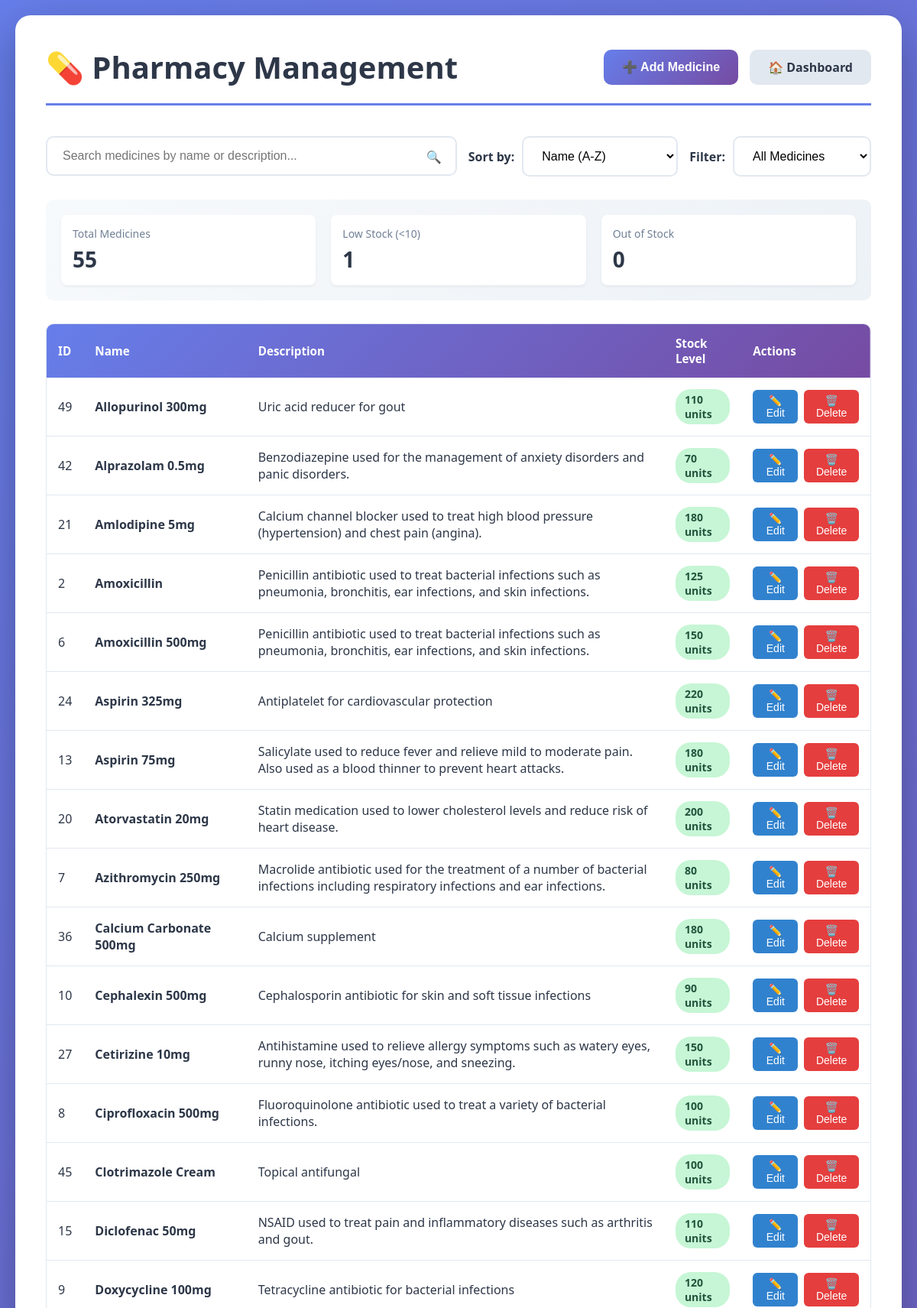
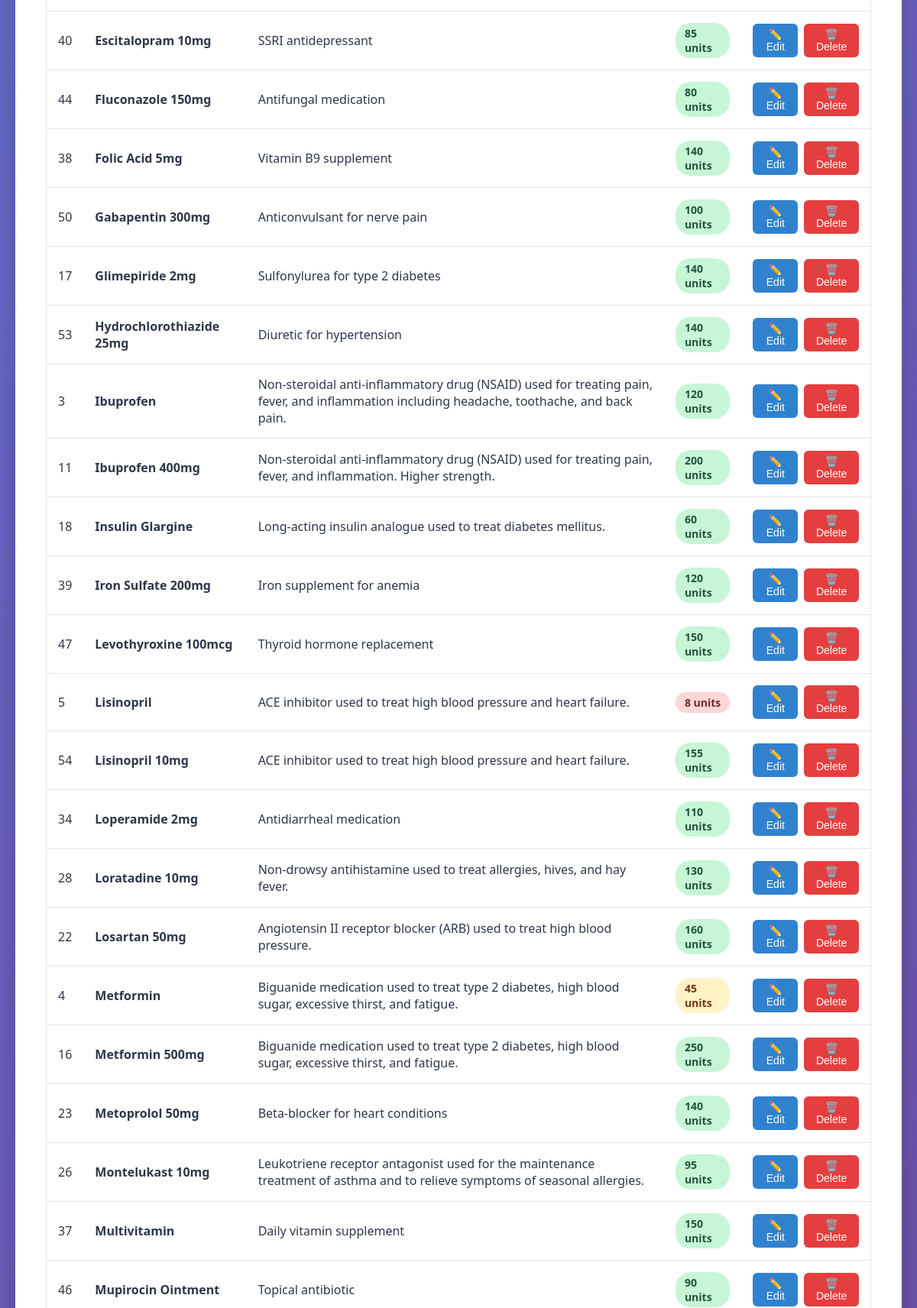
Screenshot of /pharmacy (upper part) with the database file from the repository (2 pictures, top to bottom).
### tables this page shows
CREATE TABLE medicines (
                    id INTEGER PRIMARY KEY AUTOINCREMENT,
                    name TEXT UNIQUE NOT NULL,
                    description TEXT,
                    stock_level INTEGER NOT NULL DEFAULT 0,
                    prescription_frequency INTEGER NOT NULL DEFAULT 0
                );

### app.py (the view)
@app.route('/pharmacy')
def pharmacy_management():
    logger.info("Loading pharmacy management page")
    db = get_db()
    medicines = db.get_all_medicines()
    logger.info(f"Retrieved {len(medicines)} medicines")
    return render_template('pharmacy.html', medicines=medicines)

### app.py (called while the page is built)
def get_db():
    return MedicineDatabase('pharmacy.db')

### modules/database_module.py (called while the page is built)
    def _create_tables(self):
        try:
            cursor = self.connection.cursor()
            cursor.execute('''
                CREATE TABLE IF NOT EXISTS medicines (
                    id INTEGER PRIMARY KEY AUTOINCREMENT,
                    name TEXT UNIQUE NOT NULL,
                    description TEXT,
                    stock_level INTEGER NOT NULL DEFAULT 0,
                    prescription_frequency INTEGER NOT NULL DEFAULT 0
                )
            ''')
            self.connection.commit()
            logger.info("✓ Medicines table ready")
        except sqlite3.Error as e:
            logger.error(f"Error creating tables: {e}")
            raise

    def _create_patients_table(self):
        try:
            cursor = self.connection.cursor()
            cursor.execute('''
                CREATE TABLE IF NOT EXISTS patients (
                    patient_id TEXT PRIMARY KEY,
                    full_name TEXT NOT NULL,
                    date_of_birth TEXT,
                    contact_info TEXT,
                    gender TEXT,
                    insurance_info TEXT,
                    ehr_data TEXT NOT NULL DEFAULT '{}'
                )
            ''')
            self.connection.commit()
            logger.info("✓ Patients table ready")
            self._add_missing_patient_columns()
        except sqlite3.Error as e:
            logger.error(f"Error creating patients table: {e}")
            raise

    def _add_missing_patient_columns(self):
        try:
            cursor = self.connection.cursor()
            cursor.execute("PRAGMA table_info(patients)")
            columns = [column[1] for column in cursor.fetchall()]
            if 'gender' not in columns:
                cursor.execute('ALTER TABLE patients ADD COLUMN gender TEXT')
                logger.info("✓ Added 'gender' column to patients table")
            if 'insurance_info' not in columns:
                cursor.execute('ALTER TABLE patients ADD COLUMN insurance_info TEXT')
                logger.info("✓ Added 'insurance_info' column to patients table")
            self.connection.commit()
        except sqlite3.Error as e:
            logger.error(f"Error adding missing columns: {e}")

### templates/pharmacy.html (shortened to what this page needs)
<!DOCTYPE html>
<html lang="en">
<head>
</head>
<body>
    <div class="container">
        <div class="header">
            <h1>💊 Pharmacy Management</h1>
            <div class="button-group">
                <button class="btn btn-primary" onclick="openAddModal()">➕ Add Medicine</button>
                <a href="/" class="btn btn-secondary">🏠 Dashboard</a>
            </div>
        </div>
        <div class="search-filter-bar">
            <div class="search-bar">
                <input type="text" id="searchInput" class="search-input" placeholder="Search medicines by name or description...">
                <span class="search-icon">🔍</span>
            </div>
            <div class="filter-group">
                <label class="filter-label">Sort by:</label>
                <select id="sortSelect" class="filter-select">
                    <option value="name-asc">Name (A-Z)</option>
                </select>
            </div>
            <div class="filter-group">
                <label class="filter-label">Filter:</label>
                <select id="filterSelect" class="filter-select">
                    <option value="all">All Medicines</option>
                </select>
            </div>
        </div>
        <div class="stats-bar">
            <div class="stat-card">
                <div class="stat-label">Total Medicines</div>
                <div class="stat-value" id="totalMedicines">{{ medicines|length }}</div>
            </div>
            <div class="stat-card">
                <div class="stat-label">Low Stock (<10)</div>
                <div class="stat-value" id="lowStock">
                    {{ medicines|selectattr('stock_level', 'lt', 10)|list|length }}
                </div>
            </div>
            <div class="stat-card">
                <div class="stat-label">Out of Stock</div>
                <div class="stat-value" id="outOfStock">
                    {{ medicines|selectattr('stock_level', 'eq', 0)|list|length }}
                </div>
            </div>
        </div>
        <div class="table-container">
            <table id="medicinesTable">
                <thead>
                    <tr>
                        <th>ID</th>
                        <th>Name</th>
                        <th>Description</th>
                        <th>Stock Level</th>
                        <th>Actions</th>
                    </tr>
                </thead>
                <tbody id="medicinesTableBody">
                    {% if medicines %}
                        {% for medicine in medicines %}
                        <tr data-medicine-id="{{ medicine.id }}">
                            <td>{{ medicine.id }}</td>
                            <td><strong>{{ medicine.name }}</strong></td>
                            <td>{{ medicine.description }}</td>
                            <td>
                                {% if medicine.stock_level == 0 %}
                                    <span class="stock-badge stock-low">Out of Stock</span>
                                {% elif medicine.stock_level < 10 %}
                                    <span class="stock-badge stock-low">{{ medicine.stock_level }} units</span>
                                {% elif medicine.stock_level < 50 %}
                                    <span class="stock-badge stock-medium">{{ medicine.stock_level }} units</span>
                                {% else %}
                                    <span class="stock-badge stock-high">{{ medicine.stock_level }} units</span>
                                {% endif %}
                            </td>
                            <td>
                                <div class="action-buttons">
                                    <button class="btn-small btn-edit" onclick='openEditModal({{ medicine|tojson }})'>✏️ Edit</button>
                                    <button class="btn-small btn-delete" onclick='deleteMedicine({{ medicine.id }}, "{{ medicine.name }}")'>🗑️ Delete</button>
                                </div>
                            </td>
                        </tr>
                        {% endfor %}
                    {% endif %}
                </tbody>
            </table>
        </div>
    </div>
</body>
</html>

### templates/pharmacy.html (style rules this page uses)
* { margin: 0; padding: 0; box-sizing: border-box; }
body { font-family: 'Segoe UI', Tahoma, Geneva, Verdana, sans-serif; background: linear-gradient(135deg, #667eea 0%, #764ba2 100%); min-height: 100vh; padding: 20px; }
.container { max-width: 1400px; margin: 0 auto; background: white; border-radius: 20px; box-shadow: 0 20px 60px rgba(0, 0, 0, 0.3); padding: 40px; }
.header { display: flex; justify-content: space-between; align-items: center; margin-bottom: 40px; padding-bottom: 20px; border-bottom: 3px solid #667eea; }
h1 { color: #2d3748; font-size: 2.5rem; display: flex; align-items: center; gap: 15px; }
.button-group { display: flex; gap: 15px; }
.btn { padding: 12px 24px; border: none; border-radius: 10px; font-size: 1rem; font-weight: 600; cursor: pointer; transition: all 0.3s ease; text-decoration: none; display: inline-flex; align-items: center; gap: 8px; }
.btn-primary { background: linear-gradient(135deg, #667eea 0%, #764ba2 100%); color: white; }
.btn-secondary { background: #e2e8f0; color: #2d3748; }
.search-filter-bar { margin-bottom: 30px; display: flex; gap: 15px; flex-wrap: wrap; }
.search-bar { flex: 1; min-width: 300px; position: relative; }
.search-input { width: 100%; padding: 15px 50px 15px 20px; font-size: 1rem; border: 2px solid #e2e8f0; border-radius: 10px; transition: all 0.3s ease; }
.search-icon { position: absolute; right: 20px; top: 50%; transform: translateY(-50%); color: #a0aec0; }
.filter-group { display: flex; gap: 10px; align-items: center; }
.filter-select { padding: 15px 20px; font-size: 1rem; border: 2px solid #e2e8f0; border-radius: 10px; background: white; cursor: pointer; transition: all 0.3s ease; min-width: 180px; }
.filter-label { font-weight: 600; color: #2d3748; white-space: nowrap; }
.stats-bar { display: flex; gap: 20px; margin-bottom: 30px; padding: 20px; background: linear-gradient(135deg, #f7fafc 0%, #edf2f7 100%); border-radius: 10px; }
.stat-card { flex: 1; padding: 15px; background: white; border-radius: 8px; box-shadow: 0 2px 4px rgba(0, 0, 0, 0.05); }
.stat-label { font-size: 0.875rem; color: #718096; margin-bottom: 5px; }
.stat-value { font-size: 1.75rem; font-weight: 700; color: #2d3748; }
.table-container { overflow-x: auto; border-radius: 10px; border: 1px solid #e2e8f0; }
table { width: 100%; border-collapse: collapse; }
thead { background: linear-gradient(135deg, #667eea 0%, #764ba2 100%); color: white; }
th { padding: 15px; text-align: left; font-weight: 600; font-size: 0.95rem; }
tbody tr { border-bottom: 1px solid #e2e8f0; transition: background 0.2s ease; }
td { padding: 15px; color: #2d3748; }
.stock-badge { display: inline-block; padding: 4px 12px; border-radius: 20px; font-size: 0.875rem; font-weight: 600; }
.stock-high { background: #c6f6d5; color: #22543d; }
.stock-medium { background: #fef3c7; color: #78350f; }
.stock-low { background: #fed7d7; color: #742a2a; }
.action-buttons { display: flex; gap: 8px; }
.btn-small { padding: 6px 12px; font-size: 0.875rem; border-radius: 6px; border: none; cursor: pointer; transition: all 0.2s ease; }
.btn-edit { background: #3182ce; color: white; }
.btn-delete { background: #e53e3e; color: white; }

### rows the page displays
medicines: id "49", name "Allopurinol 300mg", description "Uric acid reducer for gout", stock_level "110"
medicines: id "42", name "Alprazolam 0.5mg", description "Benzodiazepine used for the management of anxiety disorders and panic disorders.", stock_level "70"
medicines: id "21", name "Amlodipine 5mg", description "Calcium channel blocker used to treat high blood pressure (hypertension) and chest pain (angina).", stock_level "180"
medicines: id "2", name "Amoxicillin", description "Penicillin antibiotic used to treat bacterial infections such as pneumonia, bronchitis, ear infections, and skin infections.", stock_level "125"
medicines: id "6", name "Amoxicillin 500mg", description "Penicillin antibiotic used to treat bacterial infections such as pneumonia, bronchitis, ear infections, and skin infections.", stock_level "150"
medicines: id "24", name "Aspirin 325mg", description "Antiplatelet for cardiovascular protection", stock_level "220"
medicines: id "13", name "Aspirin 75mg", description "Salicylate used to reduce fever and relieve mild to moderate pain. Also used as a blood thinner to prevent heart attacks.", stock_level "180"
medicines: id "20", name "Atorvastatin 20mg", description "Statin medication used to lower cholesterol levels and reduce risk of heart disease.", stock_level "200"
medicines: id "7", name "Azithromycin 250mg", description "Macrolide antibiotic used for the treatment of a number of bacterial infections including respiratory infections and ear infections.", stock_level "80"
medicines: id "36", name "Calcium Carbonate 500mg", description "Calcium supplement", stock_level "180"
medicines: id "10", name "Cephalexin 500mg", description "Cephalosporin antibiotic for skin and soft tissue infections", stock_level "90"
medicines: id "27", name "Cetirizine 10mg", description "Antihistamine used to relieve allergy symptoms such as watery eyes, runny nose, itching eyes/nose, and sneezing.", stock_level "150"
medicines: id "8", name "Ciprofloxacin 500mg", description "Fluoroquinolone antibiotic used to treat a variety of bacterial infections.", stock_level "100"
medicines: id "45", name "Clotrimazole Cream", description "Topical antifungal", stock_level "100"
medicines: id "15", name "Diclofenac 50mg", description "NSAID used to treat pain and inflammatory diseases such as arthritis and gout.", stock_level "110"
medicines: id "9", name "Doxycycline 100mg", description "Tetracycline antibiotic for bacterial infections", stock_level "120"
medicines: id "40", name "Escitalopram 10mg", description "SSRI antidepressant", stock_level "85"
medicines: id "44", name "Fluconazole 150mg", description "Antifungal medication", stock_level "80"
medicines: id "38", name "Folic Acid 5mg", description "Vitamin B9 supplement", stock_level "140"
medicines: id "50", name "Gabapentin 300mg", description "Anticonvulsant for nerve pain", stock_level "100"
medicines: id "17", name "Glimepiride 2mg", description "Sulfonylurea for type 2 diabetes", stock_level "140"
medicines: id "53", name "Hydrochlorothiazide 25mg", description "Diuretic for hypertension", stock_level "140"
medicines: id "3", name "Ibuprofen", description "Non-steroidal anti-inflammatory drug (NSAID) used for treating pain, fever, and inflammation including headache, toothache, and back pain.", stock_level "120"
medicines: id "11", name "Ibuprofen 400mg", description "Non-steroidal anti-inflammatory drug (NSAID) used for treating pain, fever, and inflammation. Higher strength.", stock_level "200"
medicines: id "18", name "Insulin Glargine", description "Long-acting insulin analogue used to treat diabetes mellitus.", stock_level "60"
medicines: id "39", name "Iron Sulfate 200mg", description "Iron supplement for anemia", stock_level "120"
medicines: id "47", name "Levothyroxine 100mcg", description "Thyroid hormone replacement", stock_level "150"
medicines: id "5", name "Lisinopril", description "ACE inhibitor used to treat high blood pressure and heart failure.", stock_level "8"
medicines: id "54", name "Lisinopril 10mg", description "ACE inhibitor used to treat high blood pressure and heart failure.", stock_level "155"
medicines: id "34", name "Loperamide 2mg", description "Antidiarrheal medication", stock_level "110"
medicines: id "28", name "Loratadine 10mg", description "Non-drowsy antihistamine used to treat allergies, hives, and hay fever.", stock_level "130"
medicines: id "22", name "Losartan 50mg", description "Angiotensin II receptor blocker (ARB) used to treat high blood pressure.", stock_level "160"
medicines: id "4", name "Metformin", description "Biguanide medication used to treat type 2 diabetes, high blood sugar, excessive thirst, and fatigue.", stock_level "45"
medicines: id "16", name "Metformin 500mg", description "Biguanide medication used to treat type 2 diabetes, high blood sugar, excessive thirst, and fatigue.", stock_level "250"
medicines: id "23", name "Metoprolol 50mg", description "Beta-blocker for heart conditions", stock_level "140"
medicines: id "26", name "Montelukast 10mg", description "Leukotriene receptor antagonist used for the maintenance treatment of asthma and to relieve symptoms of seasonal allergies.", stock_level "95"
medicines: id "37", name "Multivitamin", description "Daily vitamin supplement", stock_level "150"
medicines: id "46", name "Mupirocin Ointment", description "Topical antibiotic", stock_level "90"

### other values shown
{{ medicines|length }} "55"
{{ medicines|selectattr('stock_level', 'lt', 10)|list|length }} "1"
{{ medicines|selectattr('stock_level', 'eq', 0)|list|length }} "0"
